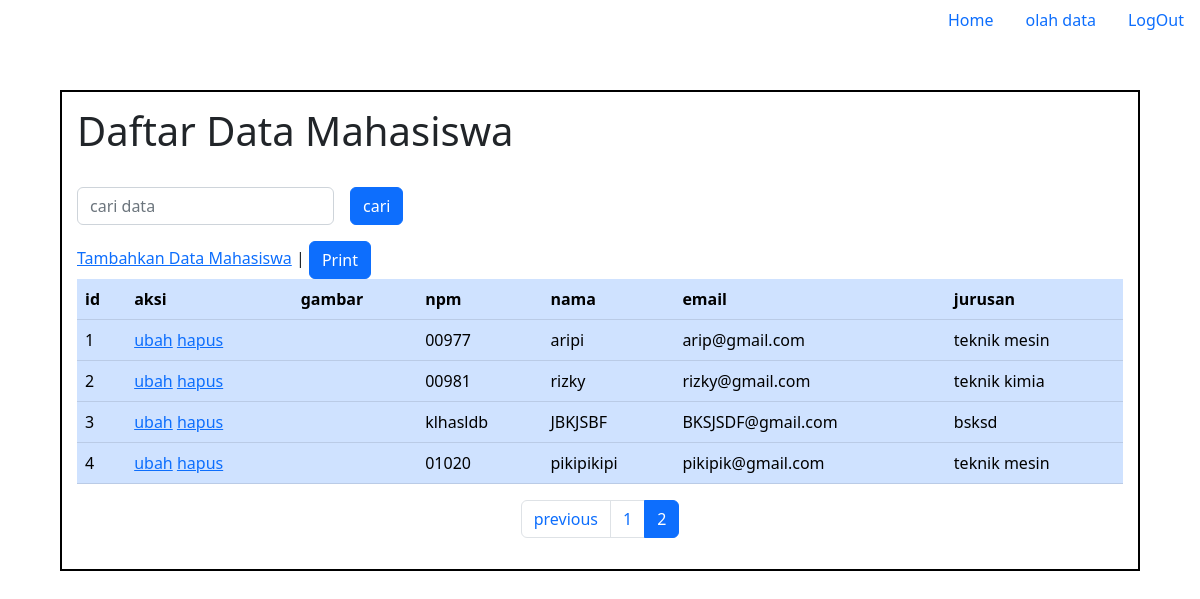
The app's page /?halaman=2 (signed in) with its own data.
### tables this page shows
CREATE TABLE `mahasiswa` (
  `id` int NOT NULL,
  `nama` varchar(100) DEFAULT NULL,
  `npm` varchar(20) DEFAULT NULL,
  `email` varchar(100) DEFAULT NULL,
  `jurusan` varchar(100) DEFAULT NULL,
  `gambar` varchar(100) DEFAULT NULL
);

### function.php (called while the page is built, shortened)
<?php
$conn = mysqli_connect("localhost","root","","phpdasar");
function query($query) {
    global $conn;
    $result=mysqli_query($conn,$query);
    $rows=[];
    while($row=mysqli_fetch_assoc($result)){
        $rows[]=$row;
    }
    return $rows;
}
?>

### index.php (the view, shortened to what this page needs)
<?php
require "function.php";
$jumlahDataperHalaman= 4;
$jumlahData = count(query("SELECT * FROM mahasiswa"));
$jumlahHalaman = ceil($jumlahData/$jumlahDataperHalaman);
$halamanAktif = (isset($_GET["halaman"])) ? $_GET["halaman"] :1;
$awalData = ($jumlahDataperHalaman * $halamanAktif) - $jumlahDataperHalaman;
$mahasiswa = query("SELECT * FROM mahasiswa LIMIT $awalData, $jumlahDataperHalaman");
?>
<!doctype html>
<html lang="en">
<head>
  <link href="https://cdn.jsdelivr.net/npm/bootstrap@5.2.1/dist/css/bootstrap.min.css" rel="stylesheet"
>
</head>
<body>
  <header>
    <nav class="nav justify-content-end ">
      <a class="nav-link" href="#"id="home">Home</a>
      <a class="nav-link" href="#">olah data</a>
      <a class="nav-link" href="logout.php">LogOut</a>
    </nav>
  </header>
  <main>
  <div class="formdata">
  <h1>Daftar Data Mahasiswa</h1>
<form action="" method="post" class="row g-3 mb-3 mt-3">
  <div class="col-auto ">
    <input type="text"
      class="form-control " name="keyword" id="keyword" placeholder="cari data" autocomplete="off" >
  </div>
  <div class="d-grid gap-2 d-md-flex justify-content-md-end col-auto">
    <button class="btn btn-primary" type="submit" name="cari" id="tombolcari">cari</button>
    <img src="img/load.gif" alt="" class="loader">
  </div>
</form>
<a href="tambah.php">Tambahkan Data Mahasiswa</a> | <a name="" id="" class="btn btn-primary" href="#" role="button">Print</a>
<div class="table-responsive" id="container">
    <table class="table table-primary p-2 b-2">
        <thead>
            <tr class="bg-warning">
                <th scope="col">id</th>
                <th scope="col">aksi</th>
                <th scope="col">gambar</th>
                <th scope="col">npm</th>
                <th scope="col">nama</th>
                <th scope="col">email</th>
                <th scope="col">jurusan</th>
            </tr>
        </thead>
        <tbody>
            <?php $i=1;?>
            <?php foreach($mahasiswa as $row):?>
            <tr class="">
               <td scope="col"><?= $i;?></td>
                <td scope="col"><a href="ubah.php?id=<?= $row["id"];?>"">ubah</a> <a href="hapus.php?id=<?= $row["id"];?>"onclick="return confirm('yakin menghapus data');">hapus</a></td>
                <td scope="col"><img src="img/<?= $row["gambar"];?>" alt="" width="60px"></td>
                <td scope="col"><?= $row["npm"];?></td>
                <td scope="col"><?= $row["nama"];?></td>
                <td scope="col"><?= $row["email"];?></td>
                <td scope="col"><?= $row["jurusan"];?></td>
            </tr>
            <?php $i++;?>
            <?php endforeach; ?>
        </tbody>
    </table>
    <nav aria-label="...">
  <ul class="pagination d-flex justify-content-center">
  <?php if($halamanAktif >1 ) :?>
    <li class="page-item">
      <a class="page-link" href="?halaman=<?=$halamanAktif-1 ;?>">previous</a>
    </li>
    <?php endif;?>
    <?php for( $i=1;$i<=$jumlahHalaman;$i++):?>
      <?php if($i == $halamanAktif):?>
        <li class="page-item active">
          <a class="page-link" href="?halaman=<?=$i;?>"><?= $i; ?></a>
        </li>
        <?php else :?>
        <li class="page-item"><a class="page-link" href="?halaman=<?=$i;?>"><?= $i; ?></a></li>
        <?php endif;?>
      <?php endfor;?>
  </ul>
</nav>
</div>
  </div>
  </main>
</body>
</html>

### index.php (style rules this page uses)
.formdata { width: 90%; margin: auto; border: 2px solid black; padding: 15px; margin-top: 50px; }
.loader { width: 40px; }

### records on screen
mahasiswa: npm "00977", nama "aripi", email "arip@gmail.com", jurusan "teknik mesin"
mahasiswa: npm "00981", nama "rizky", email "rizky@gmail.com", jurusan "teknik kimia"
mahasiswa: npm "klhasldb", nama "JBKJSBF", email "BKSJSDF@gmail.com", jurusan "bsksd"
mahasiswa: npm "01020", nama "pikipikipi", email "pikipik@gmail.com", jurusan "teknik mesin"
